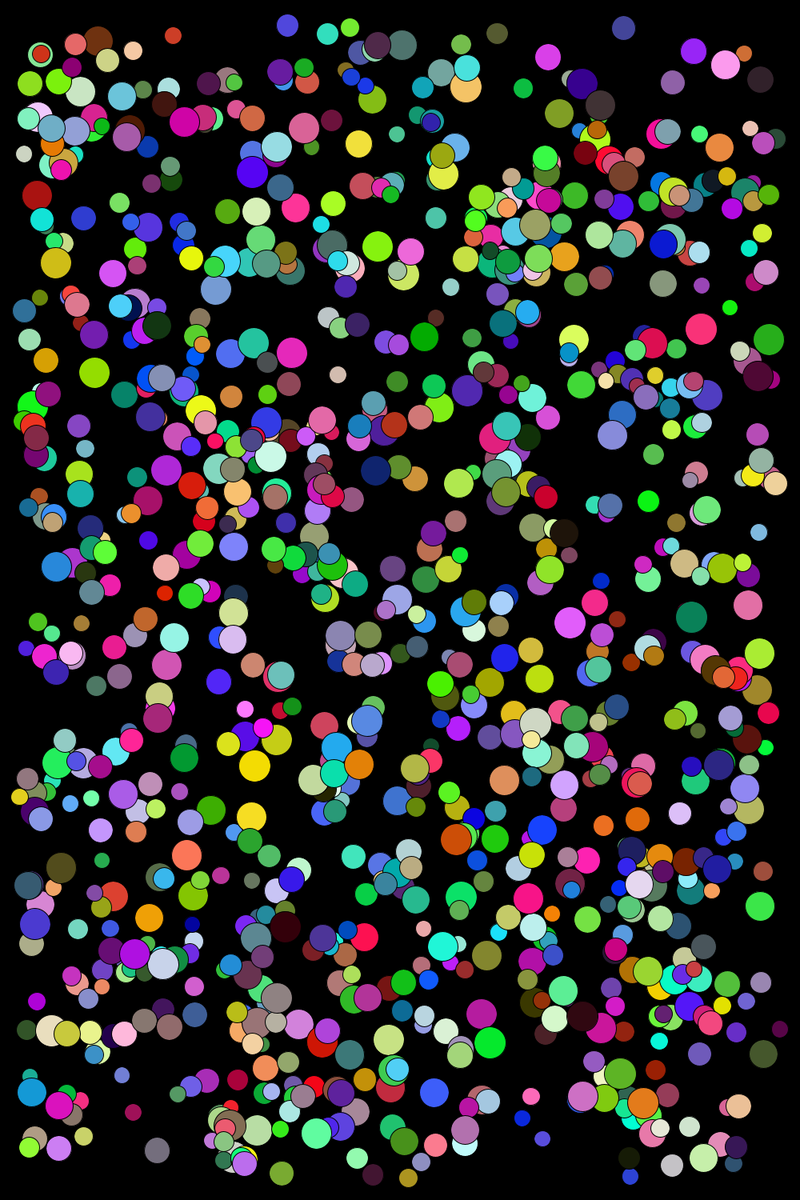
Frame 1 (no input)
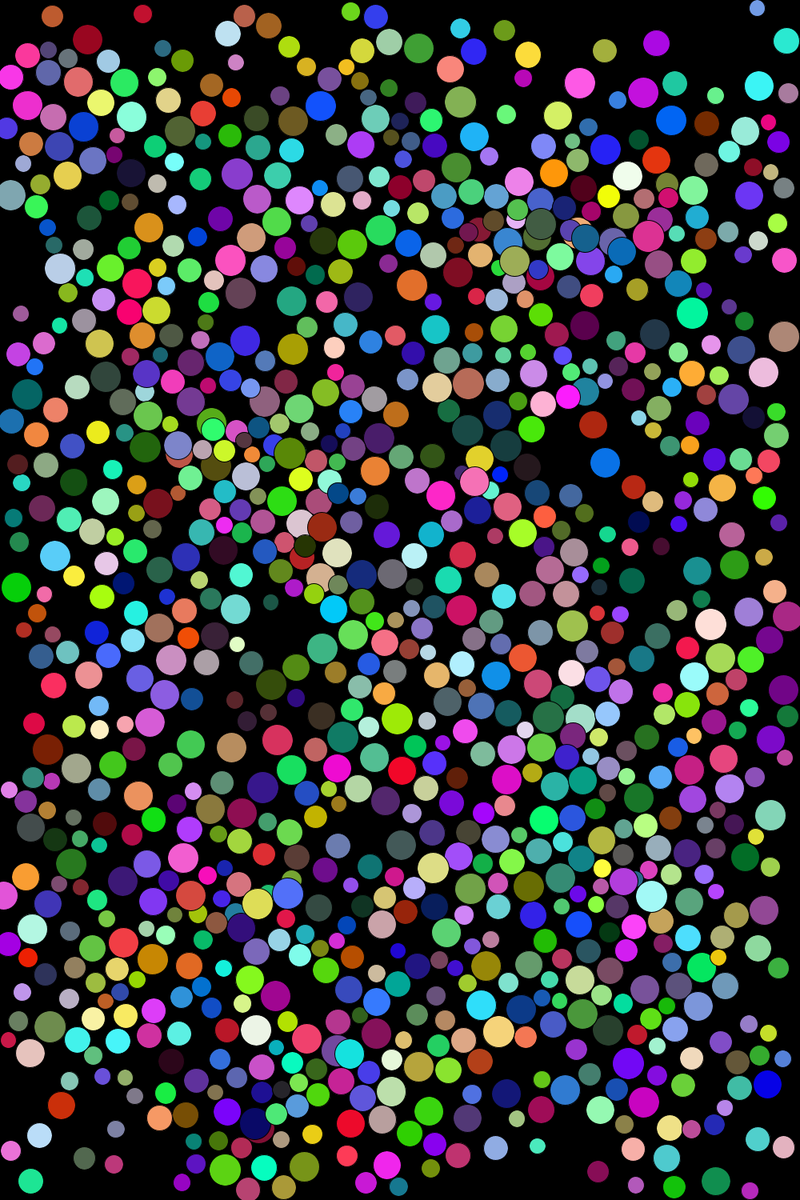
Frame 60 (the mouse pressed at the canvas centre just before this capture)
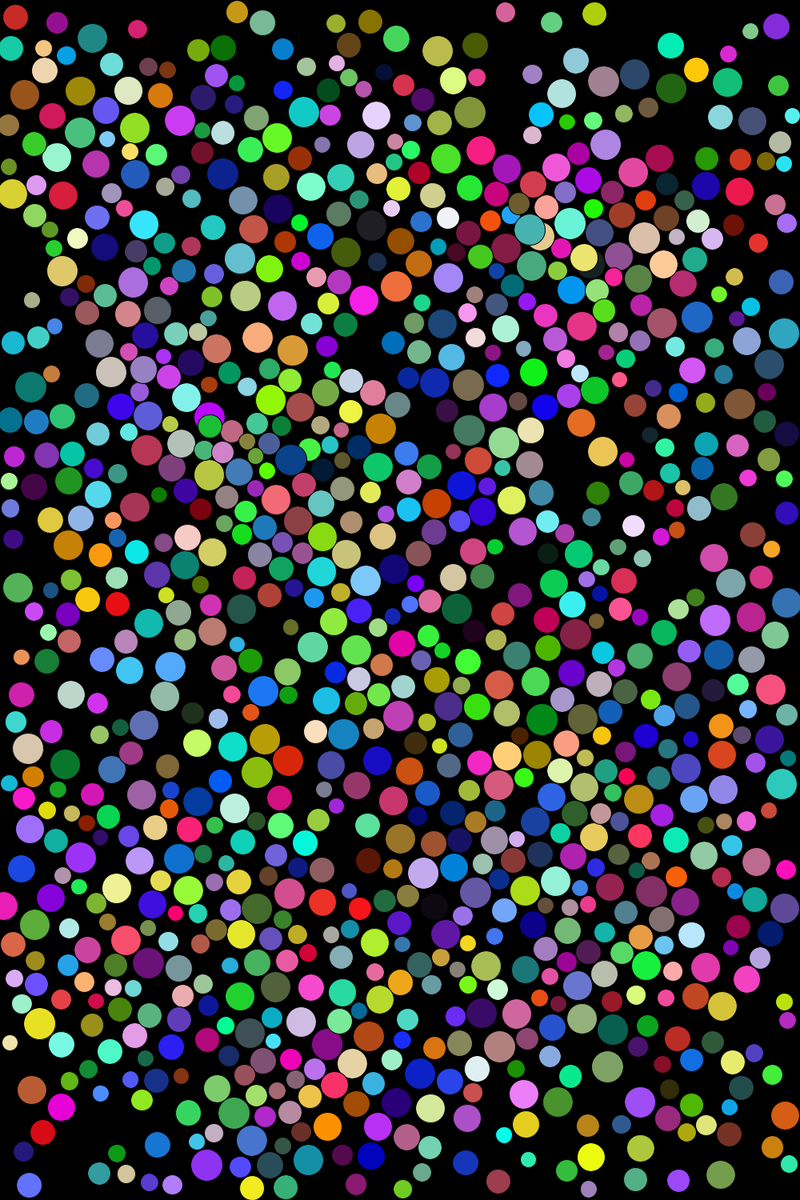
Frame 120 (the mouse held since frame 60 and released just before this capture)

The Processing sketch that drew these frames (run headless with seeded random() and noise(); from frame 60 on, the mouse is pressed at the canvas centre):

// Processing sketch: Multiple_Collisions
// ── Multiple_Collisions.pde
int count = 1000;
//declare loc, vel, and acc arrays
PVector[] loc = new PVector[count];
PVector[] vel = new PVector[count];
PVector[] acc = new PVector[count];
float[] sz = new float[count];

void setup() {
  size(1000, 1500);
  for (int i = 0; i < count; i++) {    //access each index in the arrays...
    sz[i] = random(20, 40);           //initialize the values in sz[] array
    loc[i] = new PVector(random(sz[i], width-sz[i]), random(sz[i], height-sz[i]));  //initialize values for location array
    vel[i] = PVector.random2D();       //initialize values in velocity array
    acc[i] = new PVector(0, 0);        //initialize values in acceleration array
  }
}

void draw() {
  background(0);

  for (int i = 0; i < count; i++) {    //access each index in the arrays...
    //move the ball
    vel[i].add(acc[i]);
    loc[i].add(vel[i]);

    //check to see if the circles are touching
    for (int j = 0; j < count; j++) {
      if (i!=j) {
        if (loc[i].dist(loc[j]) < sz[i]/2 + sz[j]/2) { //...if it is...
          print("THERE IS A COLLISION");
          if (loc[i].x < loc[j].x) {    //if ball 1 is to the left of ball 2...
            vel[i].x = -abs(vel[i].x);
            vel[j].x = abs(vel[j].x);
          } else {
            vel[i].x = abs(vel[i].x);
            vel[j].x = -abs(vel[j].x);
          }
          if (loc[i].y < loc[j].y) {    //if ball 1 is to the left of ball 2...
            vel[i].y = -abs(vel[i].y);
            vel[j].y = abs(vel[j].y);
          } else {
            vel[i].y = abs(vel[i].y);
            vel[j].y = -abs(vel[j].y);
          }
        }
      }
    }

    //draw the ball
    fill(random(255), random(255), random(255));
    ellipse(loc[i].x, loc[i].y, sz[i], sz[i]);

    //bounce the ball
    if (loc[i].x + sz[i]/2 > width || loc[i].x - sz[i]/2 < 0) {
      vel[i].x *= -1;
    }
    if (loc[i].y + sz[i]/2 > height || loc[i].y - sz[i]/2 < 0) {
      vel[i].y *= -1;
    }
  }
}

void mouseReleased() {
  loc[0].set(mouseX, mouseY);
}
